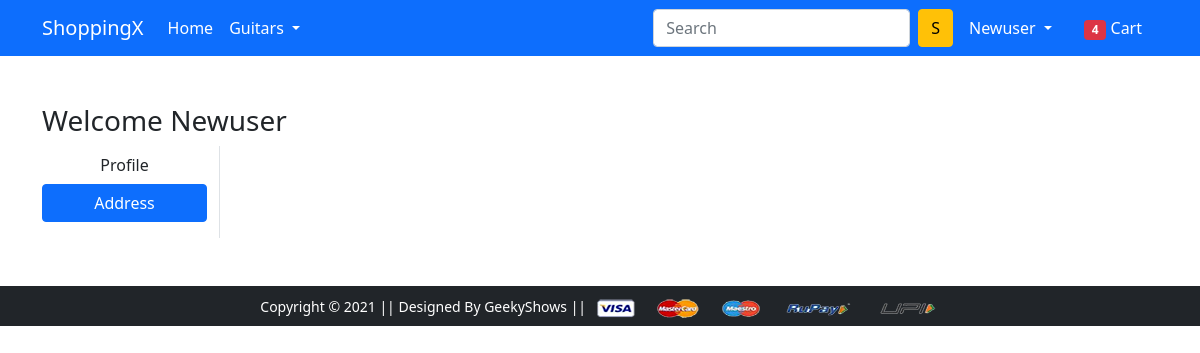
The app's page /address/ (signed in), older data.
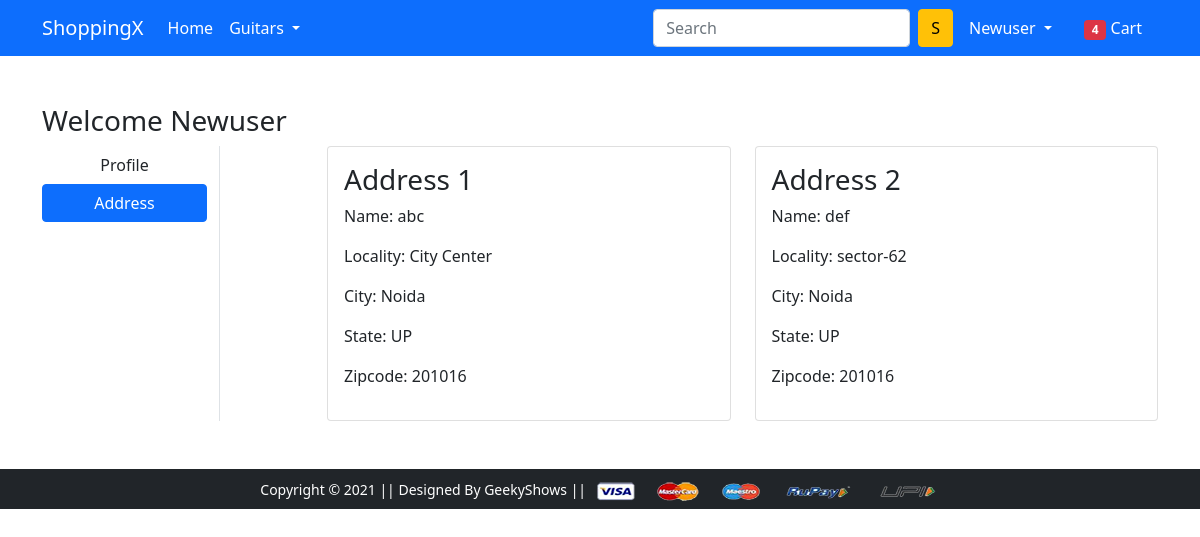
The same page, newer data.
### app/models.py (models this page shows, shortened)
class Customer(models.Model):
    user = models.ForeignKey(User,on_delete=models.CASCADE)
    name = models.CharField(max_length=200)
    locality = models.CharField(max_length=200)
    city = models.CharField(max_length=50)
    zipcode = models.IntegerField()
    state = models.CharField(choices=STATE_CHOICES, max_length=50)

### app/views.py (the view)
# urls.py: path('address/', views.address, name='address'),
def address(request):
 add = Customer.objects.filter(user=request.user)
 return render(request, 'app/address.html', {'add':add, 'active':'btn-primary'})

### app/templates/app/address.html (shortened to what this page needs)
{% extends 'app/base.html' %}
{% load static %}
{% block main-content %}
<div class="container my-5">
 <div class="row">
 <h3>Welcome {{request.user.username|capfirst}}</h3>
  <div class="col-sm-2 border-end">
   <ul class="list-unstyled">
    <li class="d-grid"><a href="{% url 'profile' %}" class="btn">Profile</a></li>
    <li class="d-grid"><a href="{% url 'address' %}" class="btn {{active}}">Address</a></li>
   </ul>
  </div>
  <div class="col-sm-9 offset-sm-1">
   <div class="row">
   {% for ad in add%}
    <div class="col-sm-6">
     <div class="card">
      <div class="card-body">
       <h3>Address {{forloop.counter}}</h3>
       <p>Name: {{ad.name}}</p>
       <p>Locality: {{ad.locality}} </p>
       <p>City: {{ad.city}} </p>
       <p>State: {{ad.state}}</p>
       <p>Zipcode: {{ad.zipcode}}</p>
      </div>
     </div>
    </div>
 {%endfor%}
   </div>
  </div>
 </div>
</div>
{% endblock main-content %}

Row changes from the older to the newer data that the page shows:
added Customer: name "abc", locality "City Center", city "Noida", state "UP", zipcode "201016"
added Customer: name "def", locality "sector-62", city "Noida", state "UP", zipcode "201016"
